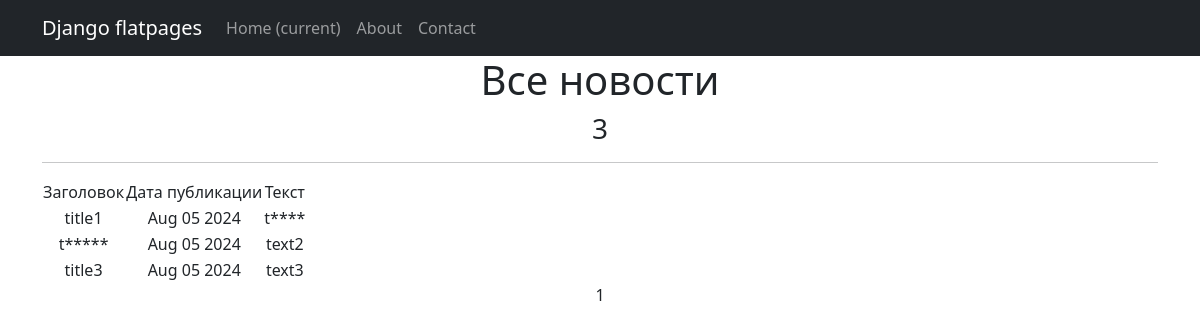
The page /posts/ on the database as committed earlier.
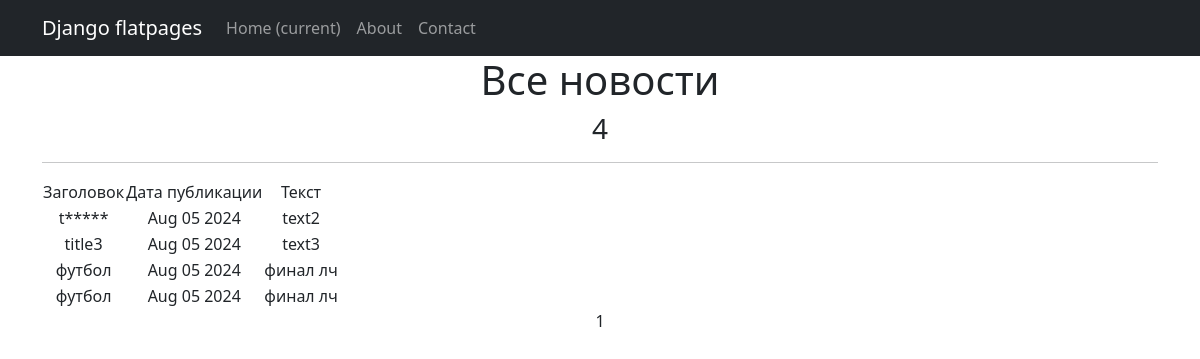
The same page on the database as committed later.
### news/models.py (models this page shows, shortened)
class Post(models.Model):
    news = "NE"
    article = "AR"
    POSITION = [(news, "Новость"),(article, "Статья")]
    author = models.ForeignKey(Author, on_delete=models.CASCADE)
    position =models.CharField(max_length=2, choices=POSITION)
    time_in = models.DateTimeField(auto_now_add=True)
    category = models.ManyToManyField(Category, through="PostCategory")
    heading = models.TextField()
    text = models.TextField()
    rating = models.IntegerField(default=0)

### news/views.py (the view)
# urls.py: path('posts/',cache_page(60)(PostsList.as_view()), name='posts_list'),
class PostsList(ListView):
    model = Post
    ordering = 'time_in'
    template_name = 'posts.html'
    context_object_name = 'posts'
    paginate_by = 10
    def get_context_data(self, **kwargs):
        contex = super().get_context_data(**kwargs)
        contex['time_now'] = datetime.utcnow()
        return contex

### news/templatetags/custom_filters.py (called while the page is built)
@register.filter(name='censor')
def censor(value):
    if not isinstance(value, str):
        return value
    words = value.split()
    for i, word in enumerate(words):
        if word in CENSOR_WORDS:
            words[i] = CENSOR_WORDS[word]
    return ' '.join(words)

### templates/posts.html (shortened to what this page needs)
{% extends 'flatpages/default.html' %}
{% load custom_filters %}
{% block content %}
   <h1>Все новости</h1>
    <h3>{{ posts|length }}</h3>
   <hr>
   {% if posts %}
       <table>
           <tr>
               <td>Заголовок</td>
               <td>Дата публикации</td>
               <td>Текст</td>
           </tr>
           {% for post in posts %}
           <tr>
               <td>{{ post.heading|censor }}</td>
               <td>{{ time_now|date:'M d Y' }}</td>
               <td>{{ post.text|truncatewords:20|censor }}</td>
               <td>
                </td>
           </tr>
           {% endfor %}
       </table>
   {% else %}
       <h2>Новостей нет!</h2>
   {% endif %}
   {{ page_obj.number }}
{% endblock content %}

### templates/flatpages/default.html (shortened to what this page needs)
<!DOCTYPE html>
<html lang="en">
    <head>
        {% load static %}
       <link href="{% static 'css/styles.css' %}" rel="stylesheet" />
    </head>
    <body>
        <nav class="navbar navbar-expand-lg navbar-dark bg-dark static-top">
           <div class="container">
               <a class="navbar-brand" href="#">Django flatpages</a>
               <div class="collapse navbar-collapse" id="navbarResponsive">
                   <ul class="navbar-nav ml-auto">
                       <li class="nav-item active">
                           <a class="nav-link" href="#">Home
                               <span class="sr-only">(current)</span>
                           </a>
                       </li>
                       <li class="nav-item">
                           <a class="nav-link" href="/about/">About</a>
                       </li>
                       <li class="nav-item">
                           <a class="nav-link" href="/contacts/">Contact</a>
                       </li>
                   </ul>
               </div>
           </div>
        </nav>
        <div class="container">
   <div class="row">
       <div class="col-lg-12 text-center">
           {% block content %}{% endblock content %}
       </div>
   </div>
</div>
    </body>
</html>

Rows that differ between the two databases and show on the page:
removed Post: heading|censor "title1", time_now "Aug 05 2024", text|censor "t****"
added Post: heading|censor "футбол", time_now "Aug 05 2024", text|censor "финал лч"
added Post: heading|censor "футбол", time_now "Aug 05 2024", text|censor "финал лч"
Other text that changed with them:
{{ posts|length }}: "3" → "4"
